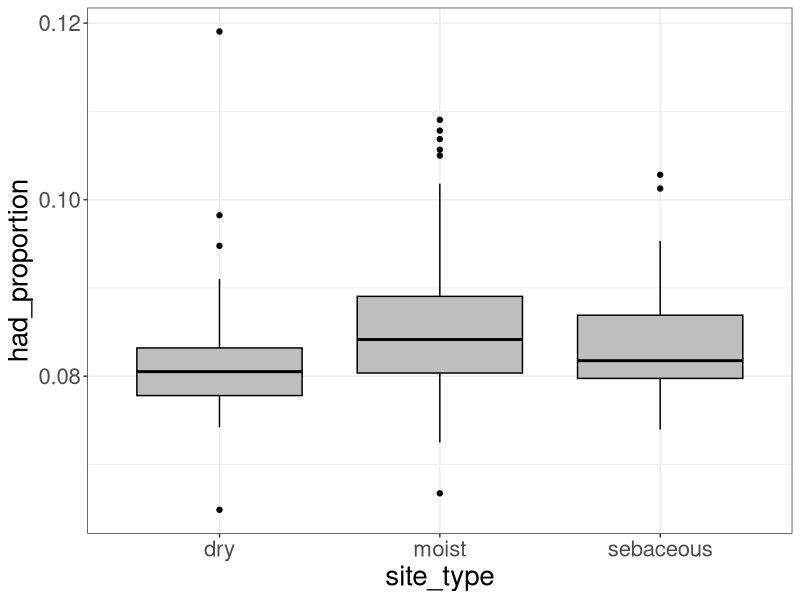

The R source for this figure:
library(ggplot2)

dat <- read.table("HAD_Proportion_by_Site_Type.txt", header=T, sep='\t')

pdf("HAD_Proportion_by_Site_Type.pdf", height=4, width=4)
ggplot(dat, aes(x=site_type, y=had_proportion)) + geom_boxplot(fill='grey', color='black') + theme_bw() + theme(text = element_text(size = 20))
dev.off()
